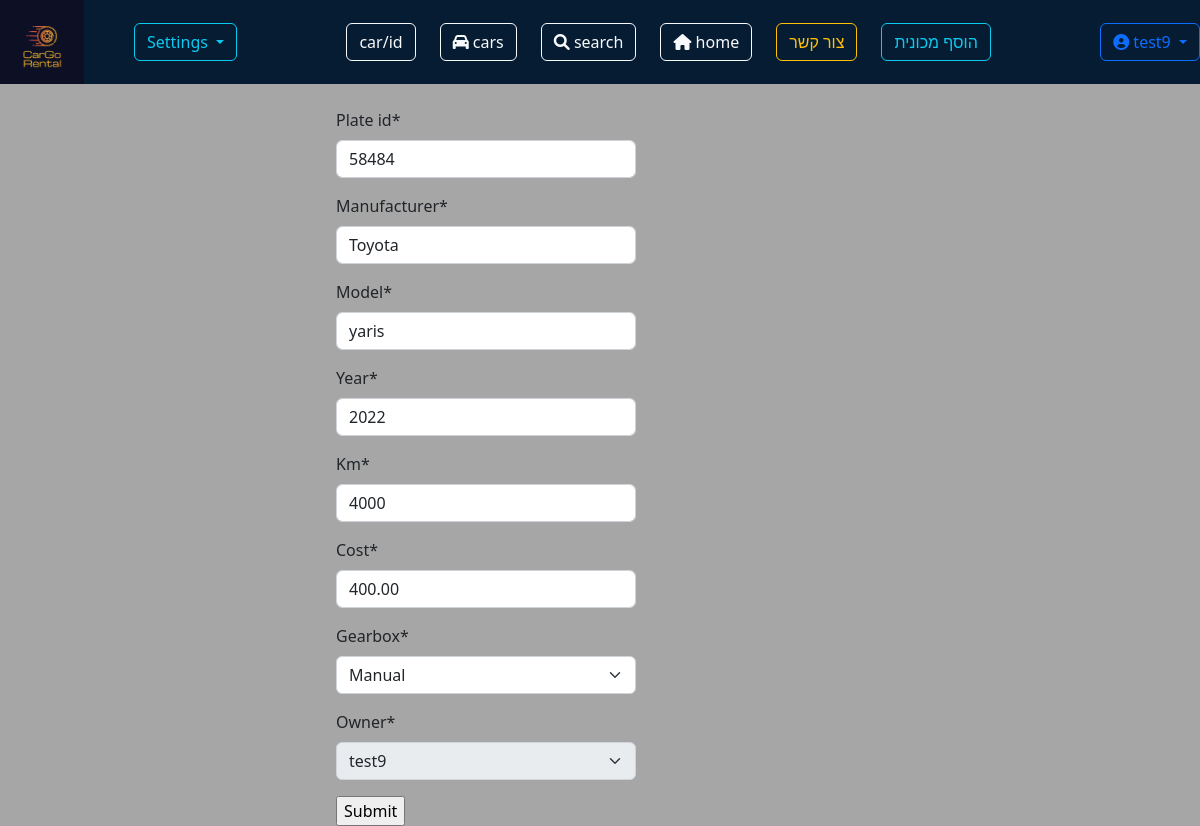
The page /car/update/26 (signed in) on the database its author committed.
### my_app/models.py (models this page shows, shortened)
class Person(AbstractUser):
    person_id = models.CharField(max_length=255, unique=True, null=True, blank=True)
    phone_number = models.BigIntegerField(null=True, blank=True)
    city = models.CharField(max_length=255,null=True, blank=True)
    age = models.PositiveIntegerField(null=True, blank=True)
    groups = models.ManyToManyField(
        'auth.Group',
        blank=True,
        related_name='person_set',
        related_query_name='person',
    )
    user_permissions = models.ManyToManyField(
        'auth.Permission',
        blank=True,
        related_name='person_set',
        related_query_name='person',
    )
    def __str__(self):
        return f"{self.username}"

class Car(models.Model):
    plate_id = models.CharField(unique=True, max_length=255)
    manufacturer = models.CharField(max_length=255)
    model = models.CharField(max_length=255)
    year = models.PositiveIntegerField()
    km = models.PositiveIntegerField()
    cost = models.DecimalField(max_digits=10, decimal_places=2)
    gearbox = models.CharField(max_length=255)
    owner = models.ForeignKey(Person, on_delete=models.CASCADE)

### my_app/views.py (the view)
# urls.py: path('car/update/<int:car_id>', views.update_car, name='update_cars'),
def update_car(request, car_id):
    car = get_object_or_404(Car, id=car_id)
    user = request.user
    if car.owner != user:
        return render(request=request, template_name='nicetry.html', context={})
    if request.method == 'POST':
        form = CarForm(request.POST, instance=car)
        form.fields['owner'].disabled = True
        form.initial['owner'] = car.owner
        if form.is_valid():
            form.save()
            return redirect('base')
    else:
        form = CarForm(instance=car)
        form.fields['owner'].disabled = True
        form.initial['owner'] = car.owner
    return render(request, template_name='form.html', context={'form': form})

### my_app/forms.py
class CarForm(forms.ModelForm):
    plate_id = forms.CharField(required=True, validators=[RegexValidator(r"^\d{7,9}$", message= "7-9 digits number")])
    cost = forms.FloatField(required=True, min_value=0, max_value=9999)
    manufacturer = forms.CharField(max_length=40, required=True)
    model = forms.CharField(max_length=40, required=True)
    year = forms.IntegerField(min_value=1800, max_value=date.today().year)
    km = forms.IntegerField(min_value=0, max_value=999999)
    gearbox = forms.ChoiceField(choices=[
        ("Automatic", "Automatic"),
        ('Manual', 'Manual'),
        ('Tiptronic', 'Tiptronic'),
    ])
    class Meta:
        model = Car
        fields = '__all__'

### my_app/templates/form.html (shortened to what this page needs)
{% extends 'base.html' %}
{% load static %}
{% load crispy_forms_tags %}
{% block content %}
<form action="" method="POST" style="width:25%; margin: 0% 0% 0% 28%;">
{{ form | crispy }}
<input type="submit">
</form>
{% endblock content %}

### my_app/templates/base.html (shortened to what this page needs)
{% load static %}
<!DOCTYPE html>
<html>
<head>
    <link rel="stylesheet" href="https://cdn.jsdelivr.net/npm/bootstrap@5.2.3/dist/css/bootstrap.min.css">
    <link rel="stylesheet" href="https://cdnjs.cloudflare.com/ajax/libs/font-awesome/6.0.0-beta3/css/all.min.css" />
    <link rel="stylesheet" href="{%static '/css/style.css'%}">
</head>
<body style="background-color: #a6a6a6; overflow-x:hidden;">
    <div class="options-bar">
      <div class="left-buttons">
        <img src="{%static '/photos/CARGOLOGO.png'%}" width="84">
      <div class="btn-group">
          <button type="button" class="btn btn-outline-info dropdown-toggle" data-toggle="dropdown" aria-haspopup="true" aria-expanded="false">
            Settings
          </button>
        </div>
      </div>
      <div class="middle-buttons">
        <a class="btn btn-outline-light" href="{% url 'carid' %}"> car/id </a>
        <a class="btn btn-outline-light" href="/cars">   <i class="fas fa-car"></i> cars </a>
        <a class="btn btn-outline-light" href="/search"> <i class="fa-sharp fa-solid fa-magnifying-glass"></i> search </a>
        <a class="btn btn-outline-light" href="/base"> <i class="fa-sharp fa-solid fa-house"></i> home </a>
        <a class="btn btn-outline-warning" href="/contact"> צור קשר </a>
        {% if user.is_authenticated %}
        <a class="btn btn-outline-info" href="/car/add"> הוסף מכונית </a>
        {% endif %}
      </div>
      <div class="right-buttons">
        {%if not user.is_authenticated %}
      <a class="btn btn-outline-light"  href="/login"> Log in </a>
      <a class="btn btn-outline-light" href="/signup">Sign up</a>
        {% elif user.is_authenticated %}
        <div class="dropdown">
          <button class="btn btn-outline-primary dropdown-toggle" type="button" id="dropdownMenuButton" data-bs-toggle="dropdown" aria-expanded="false">
            <i class="fa-duotone fa-circle-user fa"></i> {{user.username}}
          </button>
        </div>
        {% endif %}
    </div>
     </div>
<br>
   {% block content%}
   {% endblock content%}
</body>
</html>

### my_app/static/css/style.css (style rules this page uses)
.options-bar { display: flex; justify-content: space-between; align-items: center; background-color: #051c33 ; }
.left-buttons { display: flex; align-items: center; }
.left-buttons img { margin-right: 50px; }
.middle-buttons { flex-grow: 1; display: flex; justify-content: center; gap: 24px; }
.right-buttons { display: flex; align-items: center; margin-left: auto; }

### rows shown on the page
Person: username "test9"
Car: plate_id "58484", manufacturer "Toyota", model "yaris", year "2022", km "4000", cost "400.00", gearbox "Manual", owner "test9"
